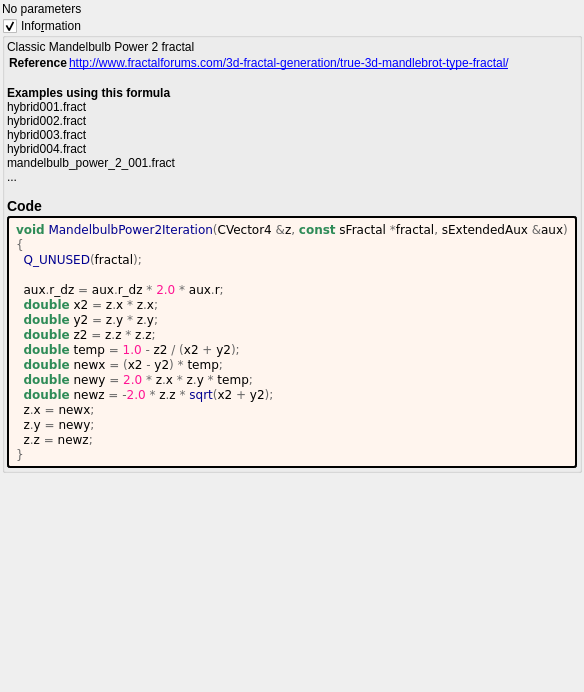
<?xml version="1.0" encoding="UTF-8"?>
<ui version="4.0">
 <class>mandelbulb_power2</class>
 <widget class="QWidget" name="Form">
  <property name="geometry">
   <rect>
    <x>0</x>
    <y>0</y>
    <width>574</width>
    <height>692</height>
   </rect>
  </property>
  <property name="windowTitle">
   <string notr="true">mandelbulb_power2</string>
  </property>
  <layout class="QVBoxLayout" name="verticalLayout">
   <property name="spacing">
    <number>2</number>
   </property>
   <property name="leftMargin">
    <number>2</number>
   </property>
   <property name="topMargin">
    <number>2</number>
   </property>
   <property name="rightMargin">
    <number>2</number>
   </property>
   <property name="bottomMargin">
    <number>2</number>
   </property>
   <item>
    <widget class="QLabel" name="label">
     <property name="text">
      <string>No parameters</string>
     </property>
    </widget>
   </item>
   <item>
    <widget class="MyGroupBox" name="groupCheck_info">
     <property name="title">
      <string>Info&amp;rmation</string>
     </property>
     <property name="flat">
      <bool>false</bool>
     </property>
     <property name="checkable">
      <bool>true</bool>
     </property>
     <layout class="QVBoxLayout" name="verticalLayout_2">
      <property name="spacing">
       <number>2</number>
      </property>
      <property name="leftMargin">
       <number>2</number>
      </property>
      <property name="topMargin">
       <number>2</number>
      </property>
      <property name="rightMargin">
       <number>2</number>
      </property>
      <property name="bottomMargin">
       <number>2</number>
      </property>
      <item>
       <widget class="QLabel" name="label_information_general">
        <property name="text">
         <string notr="true">&lt;p&gt;Classic Mandelbulb Power 2 fractal&lt;/p&gt;&lt;table&gt;
&lt;tr&gt;&lt;th&gt;Reference&lt;/th&gt;&lt;td&gt;&lt;a href=&quot;http://www.fractalforums.com/3d-fractal-generation/true-3d-mandlebrot-type-fractal/&quot;&gt;http://www.fractalforums.com/3d-fractal-generation/true-3d-mandlebrot-type-fractal/&lt;br&gt;
&lt;/td&gt;&lt;/tr&gt;
&lt;/table&gt;
&lt;br&gt;&lt;b&gt;Examples using this formula&lt;/b&gt;&lt;br&gt;hybrid001.fract&lt;br&gt;hybrid002.fract&lt;br&gt;hybrid003.fract&lt;br&gt;hybrid004.fract&lt;br&gt;mandelbulb_power_2_001.fract&lt;br&gt;...&lt;h3&gt;Code&lt;/h3&gt;</string>
        </property>
        <property name="wordWrap">
         <bool>true</bool>
        </property>
        <property name="openExternalLinks">
         <bool>true</bool>
        </property>
        <property name="textInteractionFlags">
         <set>Qt::LinksAccessibleByMouse|Qt::TextSelectableByMouse</set>
        </property>
       </widget>
      </item>
      <item>
       <widget class="QLabel" name="label_code_content">
        <property name="styleSheet">
         <string notr="true">border-style: outset; border-width: 2px; border-radius: 3px; border-color: black; background-color: #fff5ee; padding: 4px;</string>
        </property>
        <property name="text">
         <string notr="true">&lt;body style=&quot;background-color:#fff5ee&quot;&gt;
&lt;pre style=&quot;color:#000000; background-color:#fff5ee;  font-family:'Courier New',monospace;&quot;&gt;&lt;span style=&quot;color:#2e8b57; font-weight:bold&quot;&gt;void&lt;/span&gt; &lt;span style=&quot;color:#00008f&quot;&gt;MandelbulbPower2Iteration&lt;/span&gt;&lt;span style=&quot;color:#676767&quot;&gt;(&lt;/span&gt;CVector4 &lt;span style=&quot;color:#676767&quot;&gt;&amp;amp;&lt;/span&gt;z&lt;span style=&quot;color:#676767&quot;&gt;,&lt;/span&gt; &lt;span style=&quot;color:#2e8b57; font-weight:bold&quot;&gt;const&lt;/span&gt; sFractal &lt;span style=&quot;color:#676767&quot;&gt;*&lt;/span&gt;fractal&lt;span style=&quot;color:#676767&quot;&gt;,&lt;/span&gt; sExtendedAux &lt;span style=&quot;color:#676767&quot;&gt;&amp;amp;&lt;/span&gt;aux&lt;span style=&quot;color:#676767&quot;&gt;)&lt;/span&gt;
&lt;span style=&quot;color:#676767&quot;&gt;{&lt;/span&gt;
  &lt;span style=&quot;color:#00008f&quot;&gt;Q_UNUSED&lt;/span&gt;&lt;span style=&quot;color:#676767&quot;&gt;(&lt;/span&gt;fractal&lt;span style=&quot;color:#676767&quot;&gt;);&lt;/span&gt;

  aux&lt;span style=&quot;color:#676767&quot;&gt;.&lt;/span&gt;r_dz &lt;span style=&quot;color:#676767&quot;&gt;=&lt;/span&gt; aux&lt;span style=&quot;color:#676767&quot;&gt;.&lt;/span&gt;r_dz &lt;span style=&quot;color:#676767&quot;&gt;*&lt;/span&gt; &lt;span style=&quot;color:#ff1493&quot;&gt;2.0&lt;/span&gt; &lt;span style=&quot;color:#676767&quot;&gt;*&lt;/span&gt; aux&lt;span style=&quot;color:#676767&quot;&gt;.&lt;/span&gt;r&lt;span style=&quot;color:#676767&quot;&gt;;&lt;/span&gt;
  &lt;span style=&quot;color:#2e8b57; font-weight:bold&quot;&gt;double&lt;/span&gt; x2 &lt;span style=&quot;color:#676767&quot;&gt;=&lt;/span&gt; z&lt;span style=&quot;color:#676767&quot;&gt;.&lt;/span&gt;x &lt;span style=&quot;color:#676767&quot;&gt;*&lt;/span&gt; z&lt;span style=&quot;color:#676767&quot;&gt;.&lt;/span&gt;x&lt;span style=&quot;color:#676767&quot;&gt;;&lt;/span&gt;
  &lt;span style=&quot;color:#2e8b57; font-weight:bold&quot;&gt;double&lt;/span&gt; y2 &lt;span style=&quot;color:#676767&quot;&gt;=&lt;/span&gt; z&lt;span style=&quot;color:#676767&quot;&gt;.&lt;/span&gt;y &lt;span style=&quot;color:#676767&quot;&gt;*&lt;/span&gt; z&lt;span style=&quot;color:#676767&quot;&gt;.&lt;/span&gt;y&lt;span style=&quot;color:#676767&quot;&gt;;&lt;/span&gt;
  &lt;span style=&quot;color:#2e8b57; font-weight:bold&quot;&gt;double&lt;/span&gt; z2 &lt;span style=&quot;color:#676767&quot;&gt;=&lt;/span&gt; z&lt;span style=&quot;color:#676767&quot;&gt;.&lt;/span&gt;z &lt;span style=&quot;color:#676767&quot;&gt;*&lt;/span&gt; z&lt;span style=&quot;color:#676767&quot;&gt;.&lt;/span&gt;z&lt;span style=&quot;color:#676767&quot;&gt;;&lt;/span&gt;
  &lt;span style=&quot;color:#2e8b57; font-weight:bold&quot;&gt;double&lt;/span&gt; temp &lt;span style=&quot;color:#676767&quot;&gt;=&lt;/span&gt; &lt;span style=&quot;color:#ff1493&quot;&gt;1.0&lt;/span&gt; &lt;span style=&quot;color:#676767&quot;&gt;-&lt;/span&gt; z2 &lt;span style=&quot;color:#676767&quot;&gt;/ (&lt;/span&gt;x2 &lt;span style=&quot;color:#676767&quot;&gt;+&lt;/span&gt; y2&lt;span style=&quot;color:#676767&quot;&gt;);&lt;/span&gt;
  &lt;span style=&quot;color:#2e8b57; font-weight:bold&quot;&gt;double&lt;/span&gt; newx &lt;span style=&quot;color:#676767&quot;&gt;= (&lt;/span&gt;x2 &lt;span style=&quot;color:#676767&quot;&gt;-&lt;/span&gt; y2&lt;span style=&quot;color:#676767&quot;&gt;) *&lt;/span&gt; temp&lt;span style=&quot;color:#676767&quot;&gt;;&lt;/span&gt;
  &lt;span style=&quot;color:#2e8b57; font-weight:bold&quot;&gt;double&lt;/span&gt; newy &lt;span style=&quot;color:#676767&quot;&gt;=&lt;/span&gt; &lt;span style=&quot;color:#ff1493&quot;&gt;2.0&lt;/span&gt; &lt;span style=&quot;color:#676767&quot;&gt;*&lt;/span&gt; z&lt;span style=&quot;color:#676767&quot;&gt;.&lt;/span&gt;x &lt;span style=&quot;color:#676767&quot;&gt;*&lt;/span&gt; z&lt;span style=&quot;color:#676767&quot;&gt;.&lt;/span&gt;y &lt;span style=&quot;color:#676767&quot;&gt;*&lt;/span&gt; temp&lt;span style=&quot;color:#676767&quot;&gt;;&lt;/span&gt;
  &lt;span style=&quot;color:#2e8b57; font-weight:bold&quot;&gt;double&lt;/span&gt; newz &lt;span style=&quot;color:#676767&quot;&gt;= -&lt;/span&gt;&lt;span style=&quot;color:#ff1493&quot;&gt;2.0&lt;/span&gt; &lt;span style=&quot;color:#676767&quot;&gt;*&lt;/span&gt; z&lt;span style=&quot;color:#676767&quot;&gt;.&lt;/span&gt;z &lt;span style=&quot;color:#676767&quot;&gt;*&lt;/span&gt; &lt;span style=&quot;color:#00008f&quot;&gt;sqrt&lt;/span&gt;&lt;span style=&quot;color:#676767&quot;&gt;(&lt;/span&gt;x2 &lt;span style=&quot;color:#676767&quot;&gt;+&lt;/span&gt; y2&lt;span style=&quot;color:#676767&quot;&gt;);&lt;/span&gt;
  z&lt;span style=&quot;color:#676767&quot;&gt;.&lt;/span&gt;x &lt;span style=&quot;color:#676767&quot;&gt;=&lt;/span&gt; newx&lt;span style=&quot;color:#676767&quot;&gt;;&lt;/span&gt;
  z&lt;span style=&quot;color:#676767&quot;&gt;.&lt;/span&gt;y &lt;span style=&quot;color:#676767&quot;&gt;=&lt;/span&gt; newy&lt;span style=&quot;color:#676767&quot;&gt;;&lt;/span&gt;
  z&lt;span style=&quot;color:#676767&quot;&gt;.&lt;/span&gt;z &lt;span style=&quot;color:#676767&quot;&gt;=&lt;/span&gt; newz&lt;span style=&quot;color:#676767&quot;&gt;;&lt;/span&gt;
&lt;span style=&quot;color:#676767&quot;&gt;}&lt;/span&gt;
&lt;/pre&gt;
&lt;/body&gt;</string>
        </property>
        <property name="wordWrap">
         <bool>true</bool>
        </property>
        <property name="openExternalLinks">
         <bool>true</bool>
        </property>
        <property name="textInteractionFlags">
         <set>Qt::LinksAccessibleByMouse|Qt::TextSelectableByMouse</set>
        </property>
       </widget>
      </item>
     </layout>
    </widget>
   </item>
   <item>
    <spacer name="verticalSpacer">
     <property name="orientation">
      <enum>Qt::Vertical</enum>
     </property>
     <property name="sizeHint" stdset="0">
      <size>
       <width>20</width>
       <height>40</height>
      </size>
     </property>
    </spacer>
   </item>
  </layout>
 </widget>
 <customwidgets>
  <customwidget>
   <class>MyGroupBox</class>
   <extends>QGroupBox</extends>
   <header>my_group_box.h</header>
   <container>1</container>
  </customwidget>
 </customwidgets>
 <tabstops>
  <tabstop>groupCheck_info</tabstop>
 </tabstops>
 <resources/>
 <connections/>
</ui>
